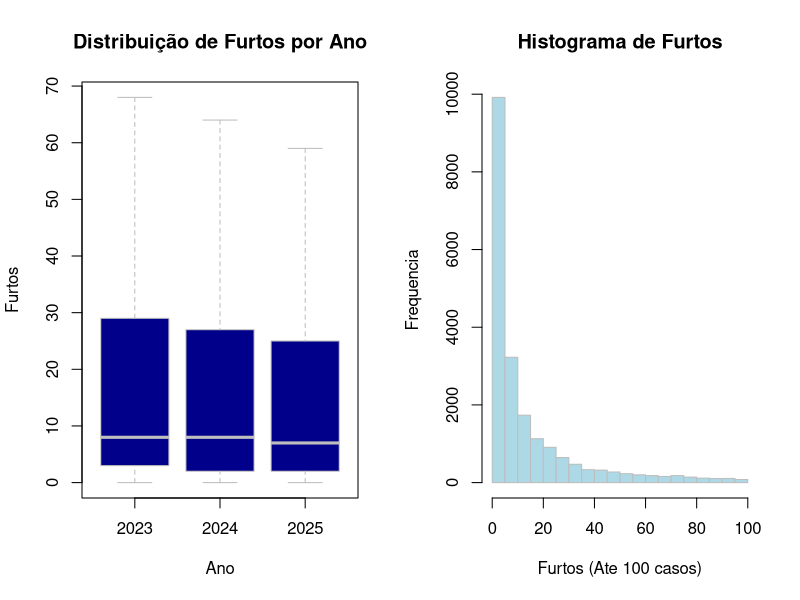
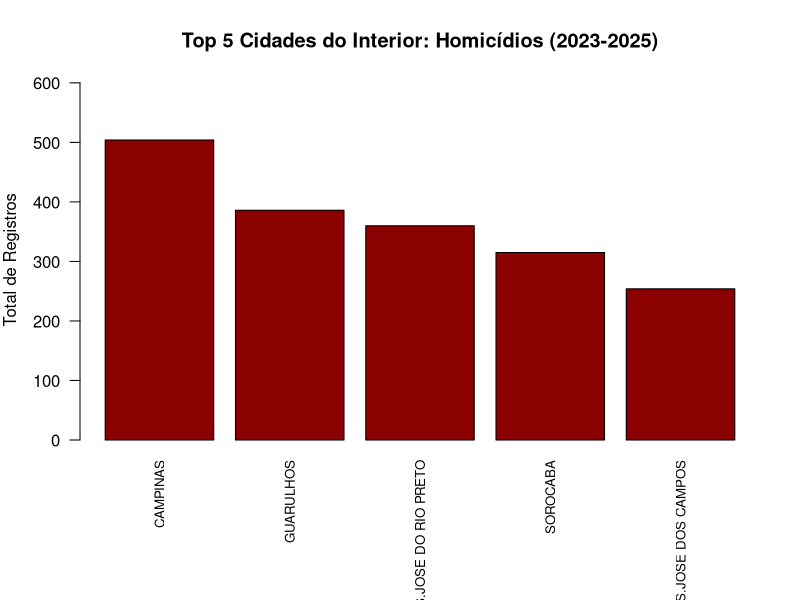

Here is the R script that generated these plots, in order:
dados <- read.csv2("Dataset_Municipios_Estatistica_Formatado.csv", sep=";", check.names = FALSE)

dados <- subset(dados, as.numeric(ANO_ESTATISTICA) %in% c(2023, 2024, 2025))

furtos <- dados$`FURTO - OUTROS`
ano <- dados$ANO_ESTATISTICA

trafico <- dados[, grep("TR.FICO", names(dados))[1]]
homicidios <- dados[, grep("HOMIC.DIO DOLOSO$", names(dados))]


media <- mean(furtos, na.rm = TRUE)
mediana <- median(furtos, na.rm = TRUE)
variancia <- var(furtos, na.rm = TRUE)
desvio <- sd(furtos, na.rm = TRUE)
cv <- (desvio / media) * 100
media_geo <- exp(mean(log(furtos + 1), na.rm = TRUE)) - 1

quartis <- quantile(furtos, probs = c(0.25, 0.75), na.rm = TRUE)
amplitude <- max(furtos, na.rm = TRUE) - min(furtos, na.rm = TRUE)

ni <- tapply(furtos, ano, length)
vari <- tapply(furtos, ano, var, na.rm = TRUE)
media_variancias <- sum(ni * vari) / sum(ni)

categoria_furto <- ifelse(furtos > media, "Acima da Media", "Abaixo da Media")
tabela_contingencia <- table(ano, categoria_furto)
teste_qui <- chisq.test(tabela_contingencia)

correlacao <- cor(trafico, homicidios, use = "complete.obs")

par(mfrow = c(1, 2)) # Divide a tela em 2

boxplot(furtos ~ ano, data = dados,
        col = "darkblue", border = "grey",
        main = "Distribuição de Furtos por Ano",
        xlab = "Ano", ylab = "Furtos",
        outline = FALSE)
hist(furtos[furtos < 100],
     main = "Histograma de Furtos",
     xlab = "Furtos (Ate 100 casos)", ylab = "Frequencia",
     col = "lightblue", border = "grey")

par(mfrow = c(1, 1)) # Volta a tela ao normal (1 grafico por vez)

dados_interior <- subset(dados, NOME_MUNICIPIO != "S.PAULO")

tabela_limpa <- data.frame(
  Municipio = dados_interior$NOME_MUNICIPIO,
  Homicidios = dados_interior[, grep("HOMIC.DIO DOLOSO$", names(dados_interior))]
)

hom_por_cidade <- aggregate(Homicidios ~ Municipio, data = tabela_limpa, FUN = sum)

top5_hom <- hom_por_cidade[order(hom_por_cidade$Homicidios, decreasing = TRUE), ][1:5, ]

par(mar = c(8, 4, 4, 2)) 

barplot(top5_hom$Homicidios, 
        names.arg = top5_hom$Municipio,
        main = "Top 5 Cidades do Interior: Homicídios (2023-2025)",
        col = "darkred",
        ylab = "Total de Registros",
        border = "black",
        ylim = c(0, max(top5_hom$Homicidios) * 1.2),
        las = 2,           
        cex.names = 0.8)

par(mar = c(5, 4, 4, 2))

cat("\n Media Aritmetica:", media)
cat("\n Media Geometrica:", media_geo)
cat("\n Mediana (Q2):", mediana)
cat("\n 1º Quartil (Q1):", quartis[1])
cat("\n 3º Quartil (Q3):", quartis[2])
cat("\n Variancia Total:", variancia)
cat("\n Desvio Padrao:", desvio)
cat("\n Amplitude Total:", amplitude)
cat("\n Coeficiente de Variacao (%):", cv)
cat("\n Media das Variancias Anuais:", media_variancias)
cat("\n Correlacao de Pearson (Trafico x Homicidios):", correlacao, "\n")
cat("\n Tabela de Dupla Entrada (Ano x Categoria):\n")
print(tabela_contingencia)
